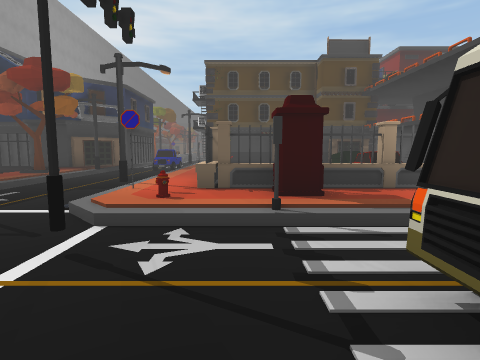
view 1 (above)

24 first-person views from a walk through a 3-D level made in the Unity game engine. The camera is 1.3 m above the floor, tilts 6° down and sees 80° across. The floor is counted in squares, 2 m on a side. Each view is taken from the middle of a square. On the plan, view 1 faces up. The plan holds only what a view shows up to about 9 squares ahead; the rest is blank. The place goes on beyond the plan. Surface patterns are stand-ins for the level's own textures.

view 2
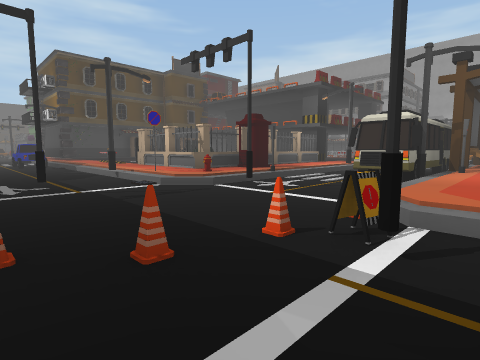

view 3
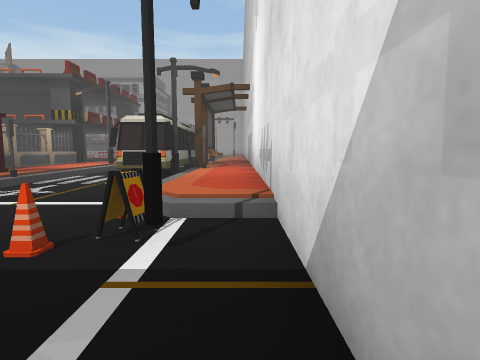

view 4
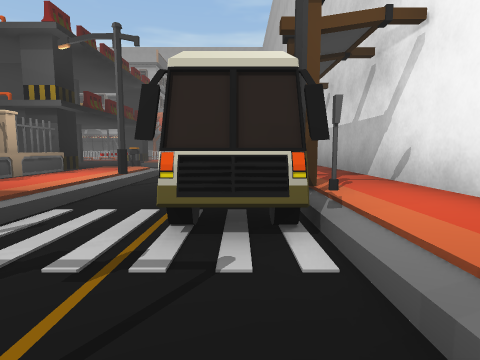

view 5
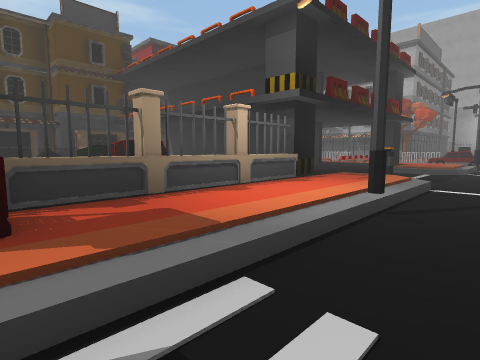

view 6
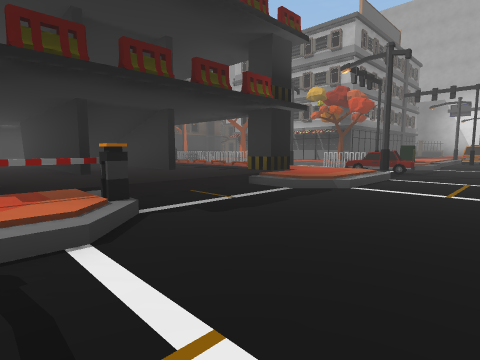

view 7
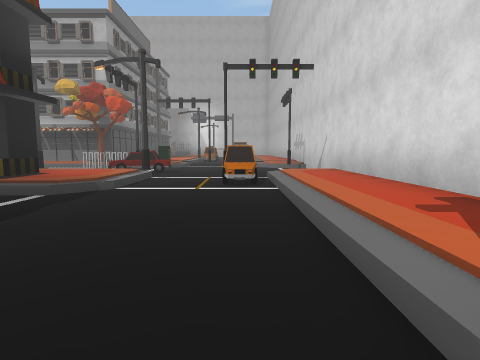

view 8
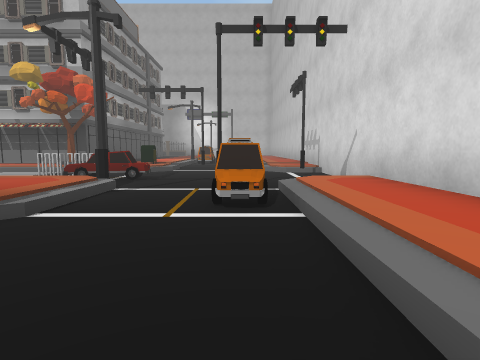

view 9
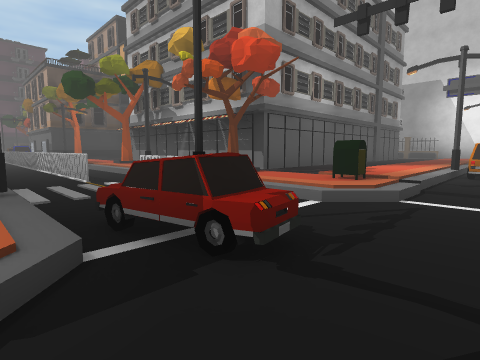

view 10
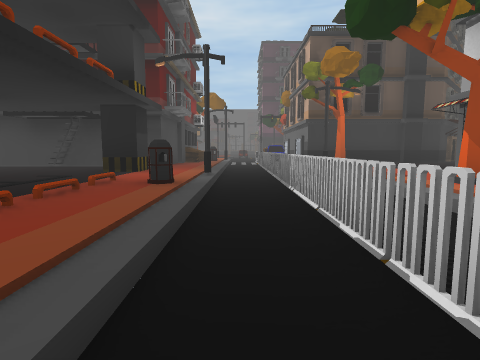

view 11
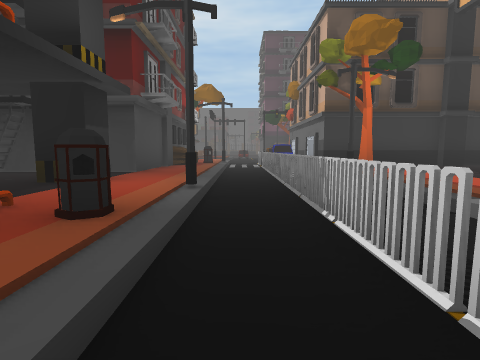

view 12
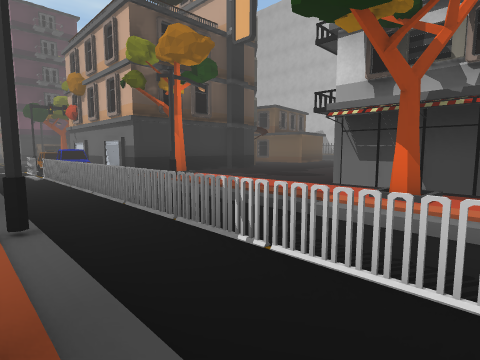

view 13
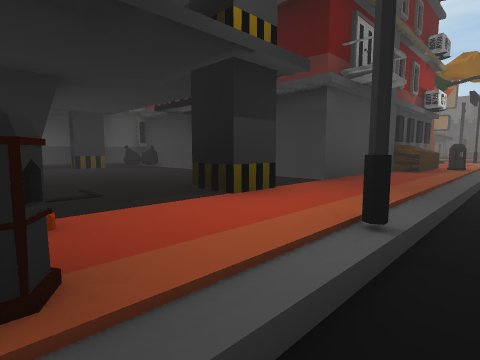

view 14
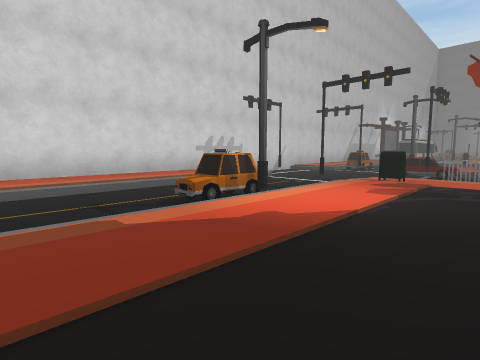

view 15
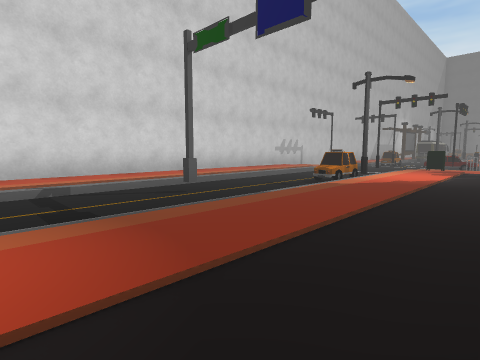

view 16
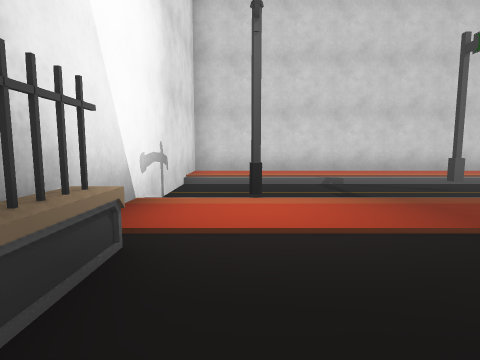

view 17
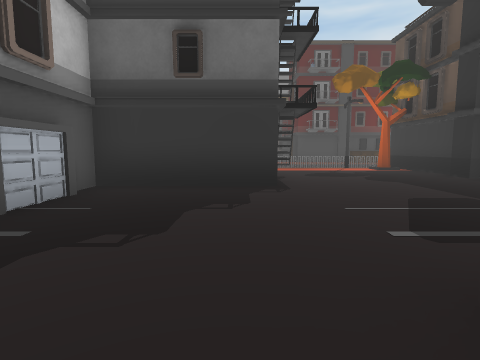

view 18
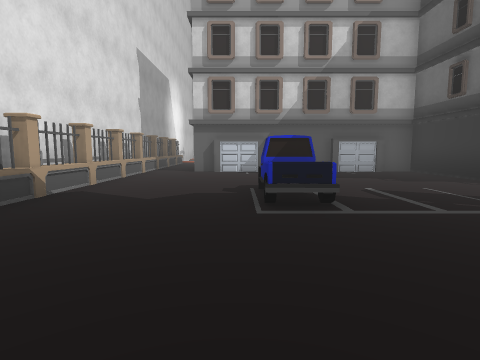

view 19
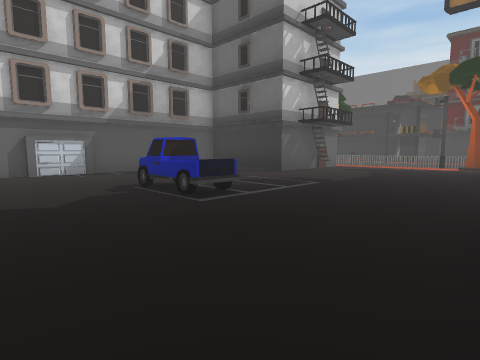

view 20
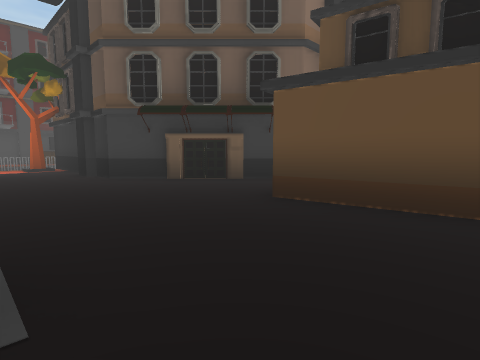

view 21
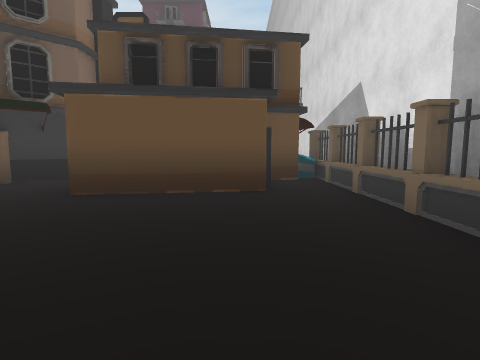

view 22
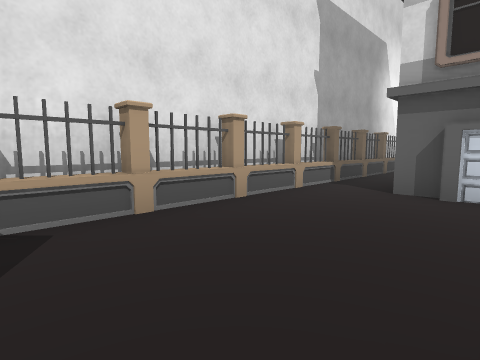

view 23
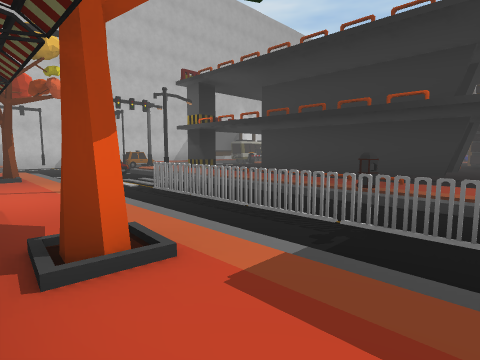

view 24
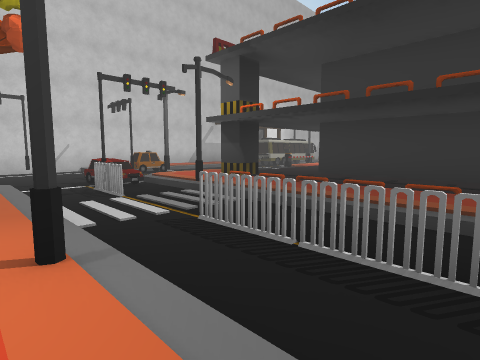

### Floor plan
Key: @ floor where view 1 was taken; # wall or solid block; x gap in a wall; . main floor; - floor 0.25 m lower than the main floor; / step, stairs or slope; = window, fence, low wall or low ledge; T tree; C car; S streetlight; B bus; N cone; A barricade; U building; R barrier; M dumpster; F fence; I taxi; L mailbox; E bin; O other object.
Columns run from 6 left of view 1 to 31 right of it. Each row starts with its distance up from view 1.
 21                   #.-FC     ###    .#
 20                   #E-F      #U.. #U.#
 19                   U.-F ######.......#
 18                   #.-F TO...........#
 17                   ..-//S............#
 16     U       ######..-F/.............#
 15     U       #.......-F/.........C...#
 14             #......S-x/...U.....C...#
 13             U.U.U...-F/..   #.......#
 12               U U./E-F/OT   #.......#
 11           M  .U U./.-x/..   #.......#
 10   --     OM  .U U./.-F/..   #######.#
  9 T/--.        .U/U./.-F/S.          .#
  8 //--..       .U.U./.--/.           .#
  7 ./--..=  C   .#.#./.--// ##        .#
  6  /--S.#  C  ....../S-F/T............#
  5   --#=##=##=#./////.-F/.............##
  4  /#-.O.O....RR--/...C-/.L............#
  3  ---//#///S///---/S/C--///SS///////S/#
  2   ---#-----------------#---I---------#
  1  NN----####B------I/----- -----#-----#
  0  /NAO.@.S#BBB....../---/  ...........#
 -1  /--................-//. ............#
 -2  #####################################

Positions as (right, up) in squares from view 1, and headings:
1: (0, 0), facing up
2: (-5, -1), facing up-right
3: (-5, -1), facing right
4: (-1, 1), facing right
5: (1, 2), facing up-right
6: (6, 1), facing up-right
7: (6, 1), facing right
8: (8, 1), facing right
9: (13, 2), facing up-right
10: (14, 8), facing up
11: (14, 10), facing up
12: (13, 11), facing up-right
13: (14, 12), facing up-left
14: (24, 6), facing down-left
15: (28, 6), facing down-left
16: (29, 7), facing down
17: (27, 13), facing left
18: (27, 19), facing down
19: (29, 19), facing down-left
20: (28, 16), facing up-left
21: (28, 15), facing up
22: (27, 15), facing down-right
23: (18, 14), facing down-left
24: (17, 11), facing down-left
